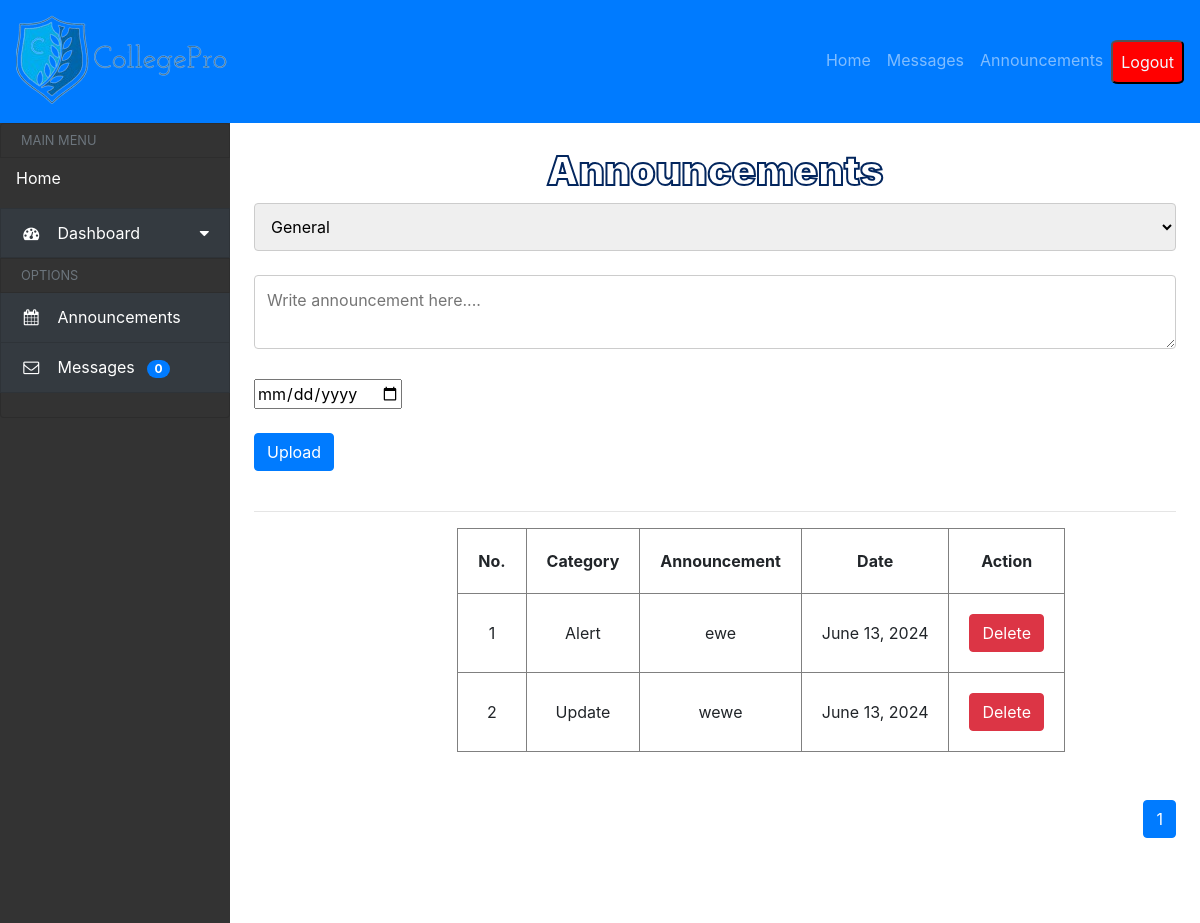
/staff/announcements/ (signed in), run on the app's committed database.
### allannouncements/models.py (models this page shows)
class allannouncements(models.Model):
    ANNOUNCEMENT_CATEGORIES = [
        ('General', 'General'),
        ('Event', 'Event'),
        ('Update', 'Update'),
        ('Alert', 'Alert'),
    ]
    category = models.CharField(max_length=50, choices=ANNOUNCEMENT_CATEGORIES, default='General')
    announcement = models.TextField(max_length=3000)
    date = models.DateField(default=timezone.now, null=False)

### CollegeManagement/views.py (the view, shortened to what this page needs)
# urls.py: path('staff/announcements/', views.staffannouncements,name="staffannouncements"),
def staffannouncements(request):
    if 'staff_user' not in request.session:
        return redirect('loginform')
    announcements_list = allannouncements.objects.all().order_by("id")
    paginator = Paginator(announcements_list, 5)
    page = request.GET.get('page')
    try:
        announcements_list = paginator.page(page)
    except PageNotAnInteger:
        announcements_list = paginator.page(1)
    except EmptyPage:
        announcements_list = paginator.page(paginator.num_pages)
    data = {'announcements': announcements_list,'title':'Announcements'}
    return render(request,"staff/announcements.html",data)

### allmessages/context_processors.py (called while the page is built)
def unread_messages_count(request):
    unread_count = allmessages.objects.filter(read=False).count()
    return {'unread_count': unread_count}

### templates/staff/announcements.html (shortened to what this page needs)
{% load static %}
{% include 'staff/header.html'%}
        <div class="col p-4" style="overflow-y: auto;">
            <center>
                <h1 class="main-title">Announcements</h1>
            </center>
            <form method="post">
            <select name="category" required>
                <option value="General">General</option>
            </select>
            <br><br>
            <textarea placeholder="Write announcement here...." name="announcement" required></textarea>
            <br><br>
            <input type="date" name="date" required/><br><br>
            <button class="btn btn-primary" type="submit">Upload</button>
            </form>
            <br>
            <hr>
        <center>
            <table border="all" style="margin-left: 10%;">
                <tr>
                    <th>No.</th>
                    <th>Category</th>
                    <th>Announcement</th>
                    <th>Date</th>
                    <th>Action</th>
                </tr>
              {% for i in announcements %}
                <tr>
                    <td>{{ forloop.counter }}</td>
                    <td>{{ i.category}}</td>
                    <td>{{ i.announcement }}</td>
                    <td>{{ i.date }}</td>
                    <td>
                        <form method="post" action="{% url 'staffannouncements' %}" onsubmit="return confirm('Are you sure about deleting the announcement ?')">
                            <button class="btn btn-danger" type="submit">Delete</button>
                        </form>
                    </td>
                </tr>
             {% endfor %}
            </table>
        </center>
            <br><br>
    <nav aria-label="Page navigation example">
        <ul class="pagination justify-content-end">
            {% for num in announcements.paginator.page_range %}
                {% if announcements.number == num %}
                    <li class="page-item active"><span class="page-link">{{ num }}</span></li>
                {% else %}
                    <li class="page-item"><a class="page-link" href="?page={{ num }}">{{ num }}</a></li>
                {% endif %}
            {% endfor %}
        </ul>
    </nav>
        </div>
    </div>
</body>
</html>

### static/style/style3.css (style rules this page uses)
.main-title { font-weight: 900; color: #fff; -webkit-text-fill-color: #fff; -webkit-text-stroke: 2px #03265e; }
input[type=text], select, textarea, input[type=email] { width: 100%; padding: 12px; border: 1px solid #ccc; border-radius: 4px; resize: vertical; }

### templates/staff/announcements.html (style rules this page uses)
td, th { padding: 20px; text-align: center; }

### data on the page
allannouncements: category "Alert", announcement "ewe", date "June 13, 2024"
allannouncements: category "Update", announcement "wewe", date "June 13, 2024"

### other printed values
{{ unread_count }} "0"
{{ num }} "1"
